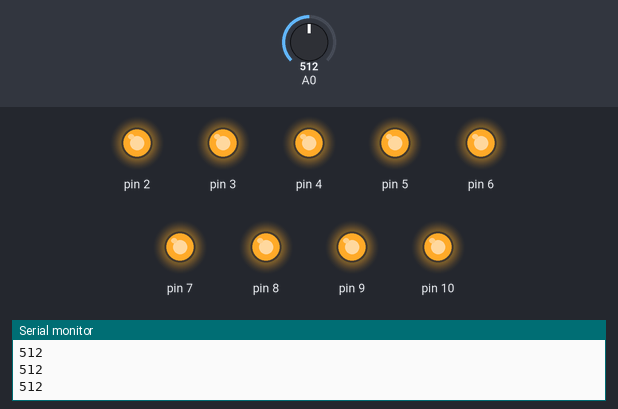
Recording of a sketch running on a simulated Arduino Uno, built with avr-gcc and run on an emulated ATmega328P. On the bench: output pins drawn as LEDs (lit = HIGH), the last lines printed to the serial monitor. The test bench sets the inputs (shaded band); at power-on: A0 = 512.

Above: at 1.2 s.
1.3 s: A0 set to 96
2.8 s: A0 set to 86
At 3.4 s:
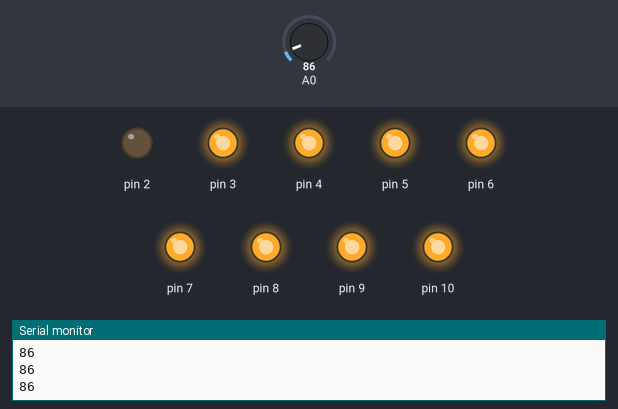
4.3 s: A0 set to 0
At 4.6 s:
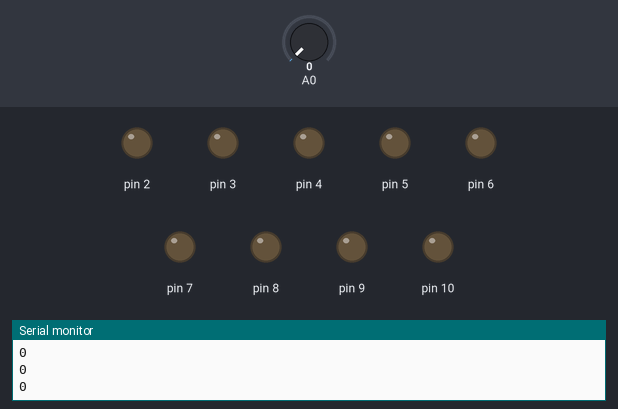
5.8 s: A0 set to 9
7.3 s: A0 set to 12
At 8.1 s:
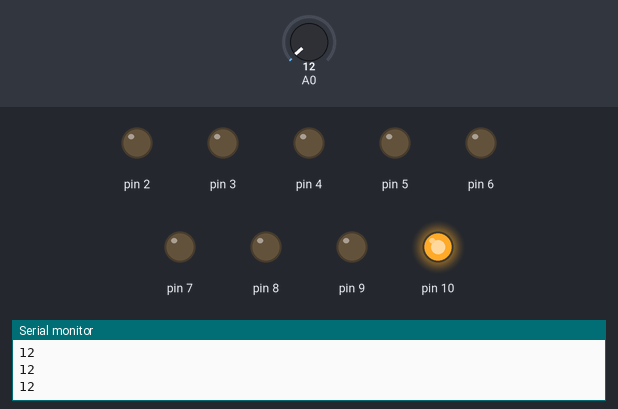
8.8 s: A0 set to 122
At 9.3 s:
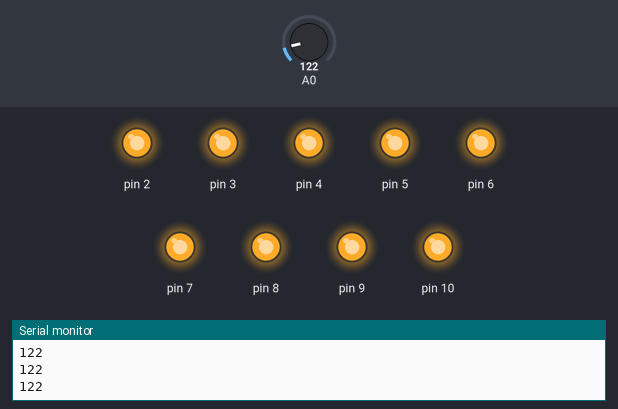
Timing chart, 0 to 11.3 s (numbered marks = the images above; inputs shaded):
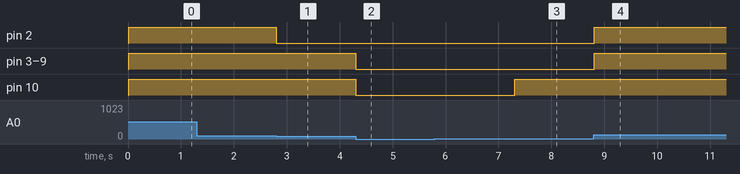

Measured:
- the behaviour switches between 91 and 90 on A0 (found by bisection; images 0 and 1)
- the behaviour switches between 10 and 11 on A0 (found by bisection; images 2 and 3)
- after the input at 2.8 s, pin 2: HIGH → LOW at once
- after the input at 4.3 s, pin 3–10: HIGH → LOW at once
- after the input at 7.3 s, pin 10: LOW → HIGH at once
- after the input at 8.8 s, pin 2–9: LOW → HIGH at once

The sketch:

VuMeter2.ino
```cpp
int tempo=10; //regolare a piacere
int soglia = 10  ;
int valore  = 0 ;
void setup() {
  for (int i=2;i<=10;i++)
  {
  pinMode (i, OUTPUT);
  }
  Serial.begin(9600);
}

void loop() {
  delay(tempo);
    valore = analogRead(A0);
    //Serial.print("Valore audio: "); //l'output sulla seriale rallenta i led
    Serial.println(valore);
    if ( (soglia *1)  <valore) {digitalWrite (10 ,HIGH);} else {digitalWrite (10 ,LOW);}
    if ( (soglia *2)  <valore) {digitalWrite (9  ,HIGH);} else {digitalWrite (9  ,LOW);}
    if ( (soglia *3)  <valore) {digitalWrite (8  ,HIGH);} else {digitalWrite (8  ,LOW);}
    if ( (soglia *4)  <valore) {digitalWrite (7  ,HIGH);} else {digitalWrite (7  ,LOW);}
    if ( (soglia *5)  <valore) {digitalWrite (6  ,HIGH);} else {digitalWrite (6  ,LOW);}
    if ( (soglia *6)  <valore) {digitalWrite (5  ,HIGH);} else {digitalWrite (5  ,LOW);}
    if ( (soglia *7) <valore) {digitalWrite (4  ,HIGH);} else {digitalWrite (4  ,LOW);}
    if ( (soglia *8) <valore) {digitalWrite (3  ,HIGH);} else {digitalWrite (3  ,LOW);}
    if ( (soglia *9) <valore) {digitalWrite (2  ,HIGH);} else {digitalWrite (2  ,LOW);}
  }
```
